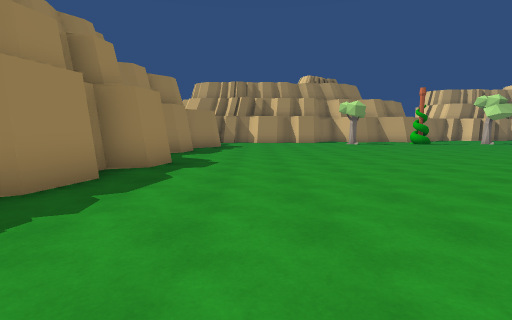
View 1 (above)

24 first-person views from a walk through a 3-D level made in the Unity game engine. The camera is 1.4 m above the floor, tilts 6° down and sees 85° across. The floor is counted in squares, 2 m on a side. Each view is taken from the middle of a square. On the plan, view 1 faces up. The plan holds only what a view shows up to about 9 squares ahead; the rest is blank. The place goes on beyond the plan. Door leaves are left out, so doorways stand open.

View 2
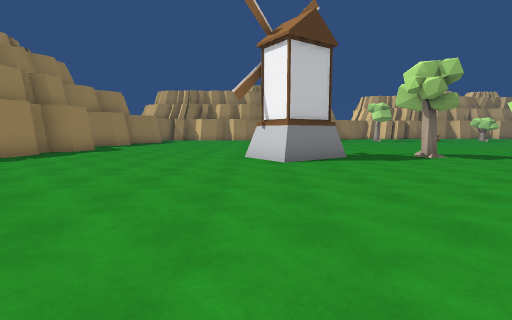

View 3
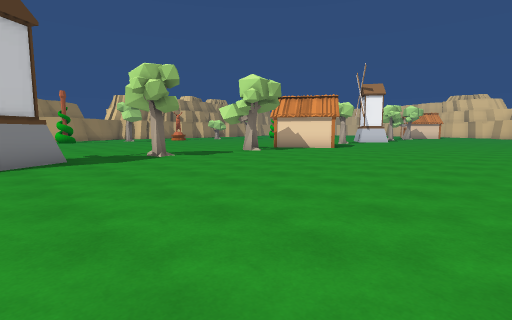

View 4
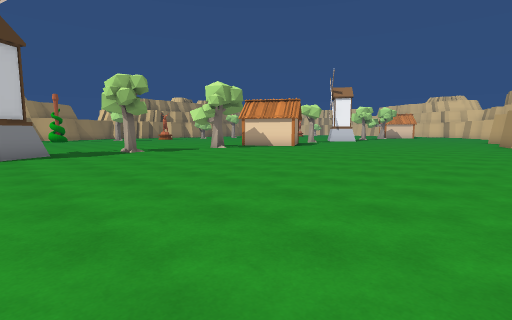

View 5
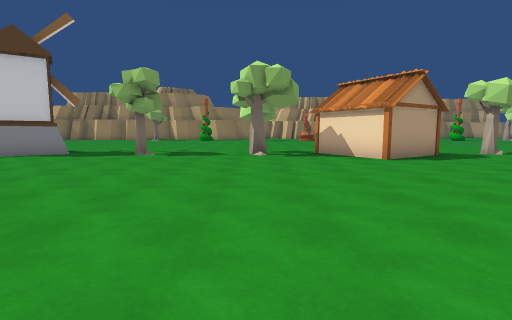

View 6
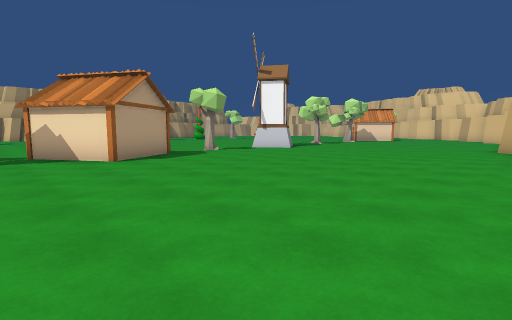

View 7
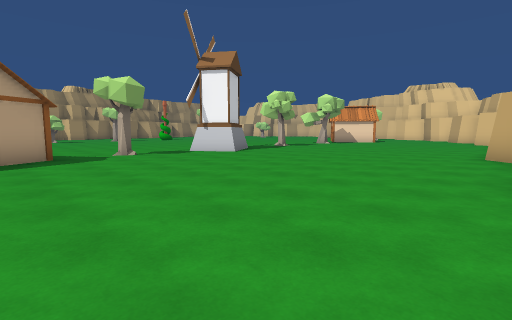

View 8
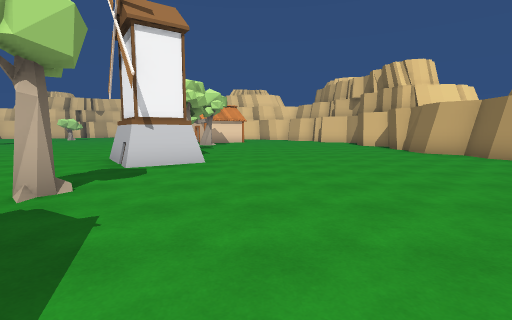

View 9
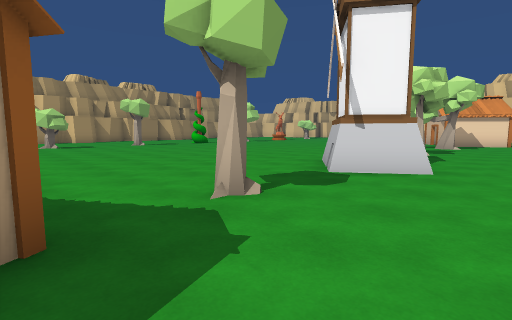

View 10
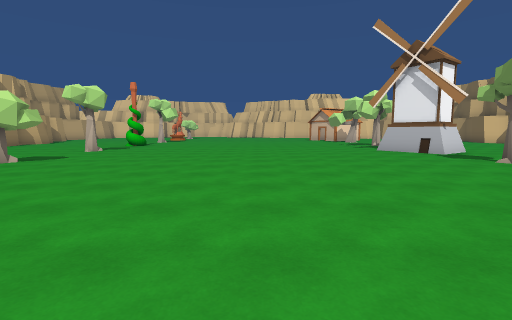

View 11
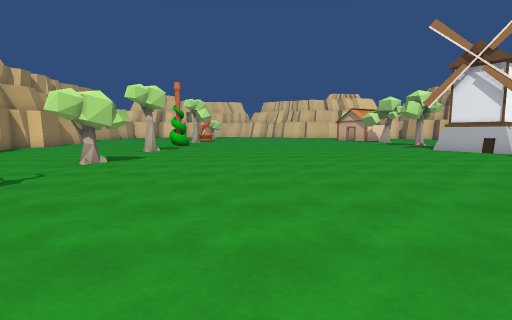

View 12
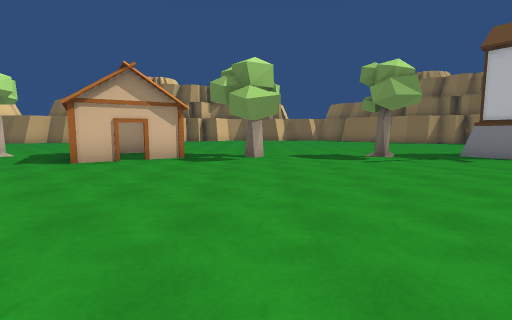

View 13
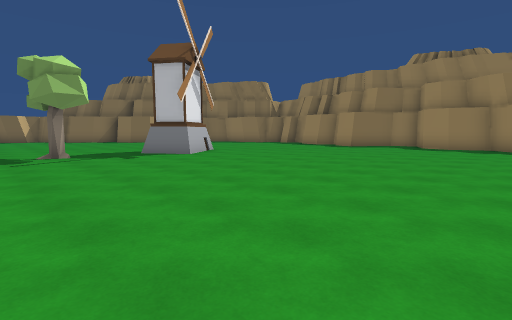

View 14
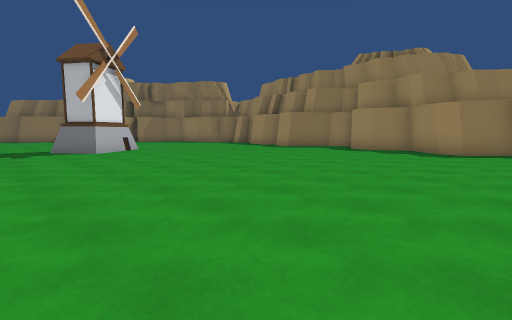

View 15
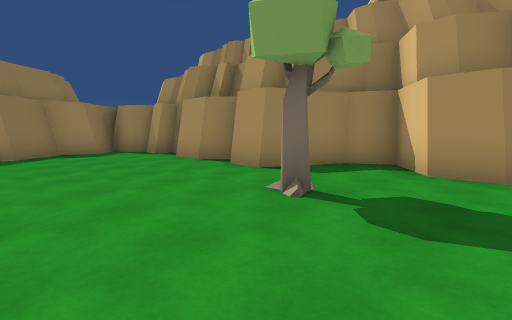

View 16
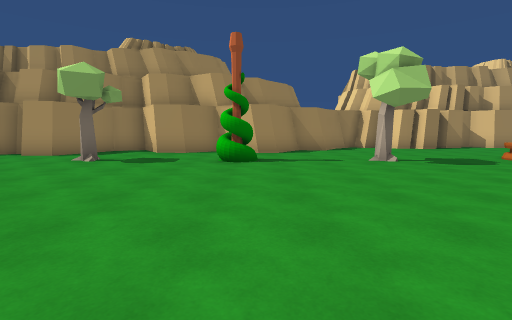

View 17
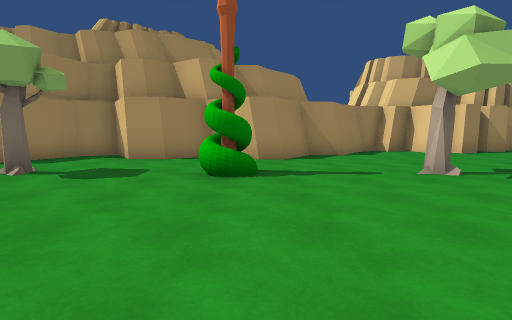

View 18
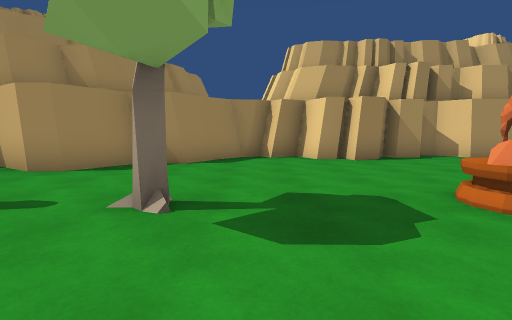

View 19
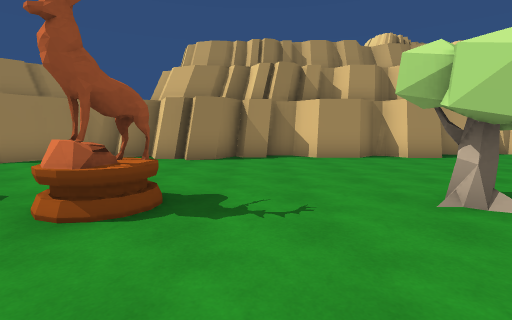

View 20
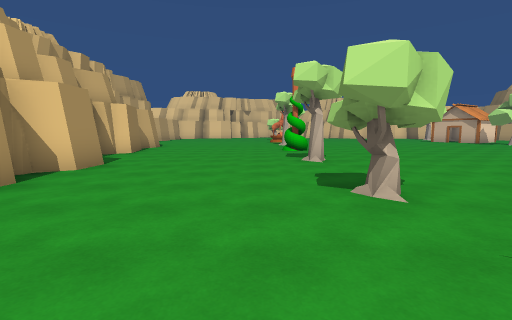

View 21
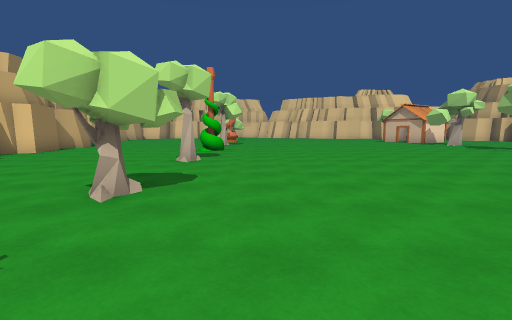

View 22
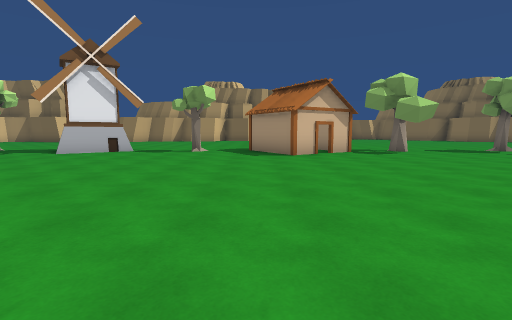

View 23
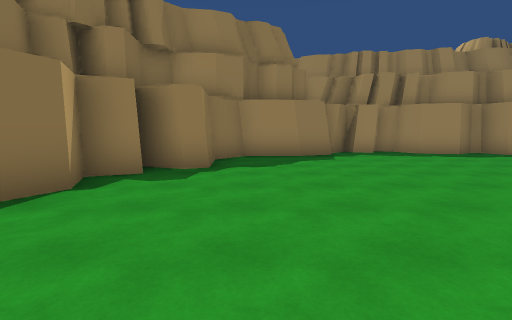

View 24
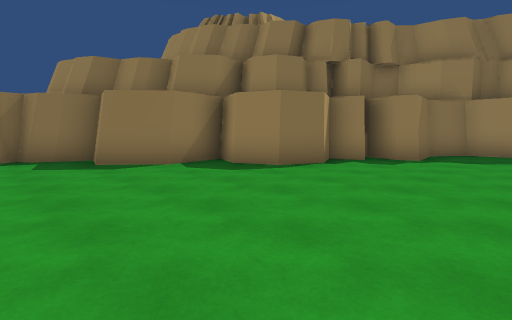

### Floor plan
Points are (right, up) in squares from view 1. A wall is a line through its corners. A room is listed if a view was taken in it or the views show most of it. See-through windows are left out.
Room 1 (views 1, 2, 3, 4, 5, 6, 7, 8, 9, 10, 11, 12, 13, 14, 15, 16, 17, 18, 19, 20, 21, 22, 23, 24)
walls: (15, 4.5) (15.9, 5.1) (16.6, 3.9); (17.3, 3) (15.2, 1.7) (13.9, 3.8) (14.7, 4.3); (5, 4.2) (5.4, 4.5) (6.3, 3.3) (4.7, 2.2) (3.8, 3.5); (22.1, 2.4) (21.4, 3.4) (23, 4.5); (9.7, 16.9) (8.9, 16.9) (7.8, 17.6) (6.8, 16.9) (5.7, 16.9) (5, 18.1) (4.1, 17.6) (3.3, 15.8) (2.4, 15.9); (12, 19) (11.4, 18) (10.4, 18) (10, 17.5); (-1.9, 6.2) (-2.1, 5.3) (-3, 5) (-2.4, 4.1) (-2.6, 3) (-3.1, 2.8); (17.5, 19.3) (16.7, 19.3); (16.5, 19.7) (16.1, 18.9) (15.5, 18.7) (15.2, 19.2) (15.1, 18.9) (14.6, 18.9) (14.2, 19.7) (13.5, 19.3) (13.2, 19.7) (12.9, 19.5) (12.5, 19.5) (11.8, 18.8); (1.4, -3.9) (1.8, -4.6) (2.7, -4.3) (3.6, -4.7) (4, -5.7) (3.7, -6.6) (5.1, -6.4) (6.2, -7.4) (6, -8.3) (6.8, -8.6); (1.8, 16.5) (1.2, 15.9) (0, 15.9); (-2.4, 8.9) (-2.9, 8.7); (22.5, -5.1) (22.9, -4.9) (23.9, -5) (24.5, -4.3) (25.2, -4.3); (-2.2, 0.3) (-1.7, -0.8) (-1.6, -2.3) (-0.8, -3) (0.7, -2.9) (0.9, -3.4) (0.5, -4.3); (-2.9, 1.9) (-3.1, 1) (-2.6, 0.6); (7.1, -8.7) (7.3, -9.2) (7.6, -9.2); (6.5, -8.6) (7.1, -9); (-2.8, 0.6) (-2.7, 0.1); (21.8, 19.2) (20.9, 19.3) (20.5, 20) (19.7, 19.3) (18.6, 19.3) (18.1, 19.9) (17.2, 19.9); (-1.2, 16.5) (-1.2, 15.9) (-1.8, 15.9); (-2.9, 15) (-2.4, 14.5) (-2.6, 13.6) (-1.6, 12.5) (-1.7, 12) (-2.3, 11.4); (23.1, 20.1) (22.4, 20.3); (25.1, 20) (24.8, 20) (24.2, 20.7)
ways out: open door at (15, 4)
objects: other object (5, 15); other object (8, 15) to (9, 15); other object (9, 3); other object (12, 3); other object (12, 15); other object (15, 14) to (16, 15); other object (19, 3); other object (19, 15); other object (23, 15)

Where each view was taken, in squares from view 1:
view 1: 0 up, 0 right, facing up
view 2: 4 down, 4 right, facing up
view 3: 4 down, 5 right, facing up-right
view 4: 6 down, 5 right, facing up-right
view 5: 5 down, 12 right, facing up
view 6: 5 down, 13 right, facing up-right
view 7: 5 down, 16 right, facing up-right
view 8: 1 up, 16 right, facing right
view 9: 1 up, 17 right, facing up-right
view 10: 9 up, 13 right, facing right
view 11: 11 up, 13 right, facing right
view 12: 11 up, 12 right, facing down
view 13: 12 up, 10 right, facing down-left
view 14: 14 up, 8 right, facing down-left
view 15: 12 up, 7 right, facing up-left
view 16: 8 up, 9 right, facing up
view 17: 10 up, 9 right, facing up
view 18: 12 up, 13 right, facing up
view 19: 12 up, 17 right, facing up
view 20: 16 up, 16 right, facing right
view 21: 13 up, 16 right, facing right
view 22: 13 up, 17 right, facing down
view 23: 2 down, 6 right, facing left
view 24: 1 down, 8 right, facing down-left
